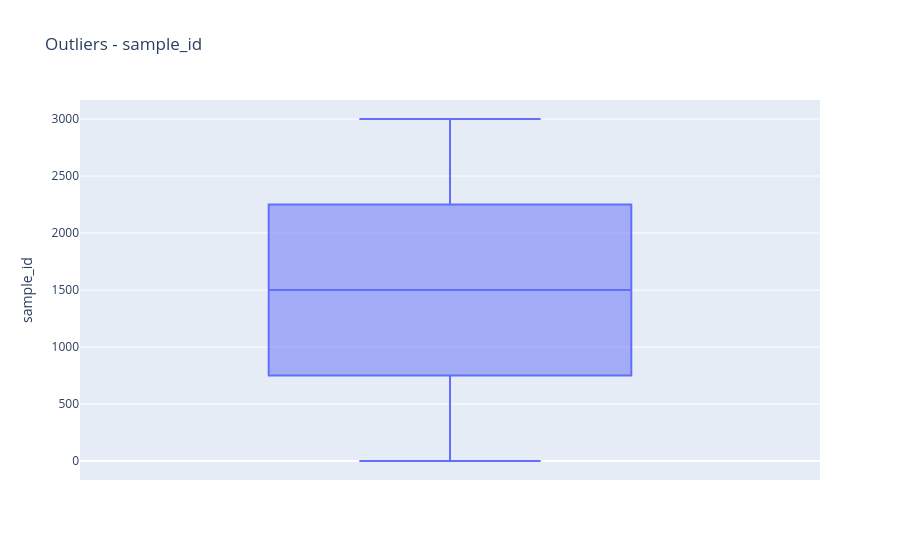
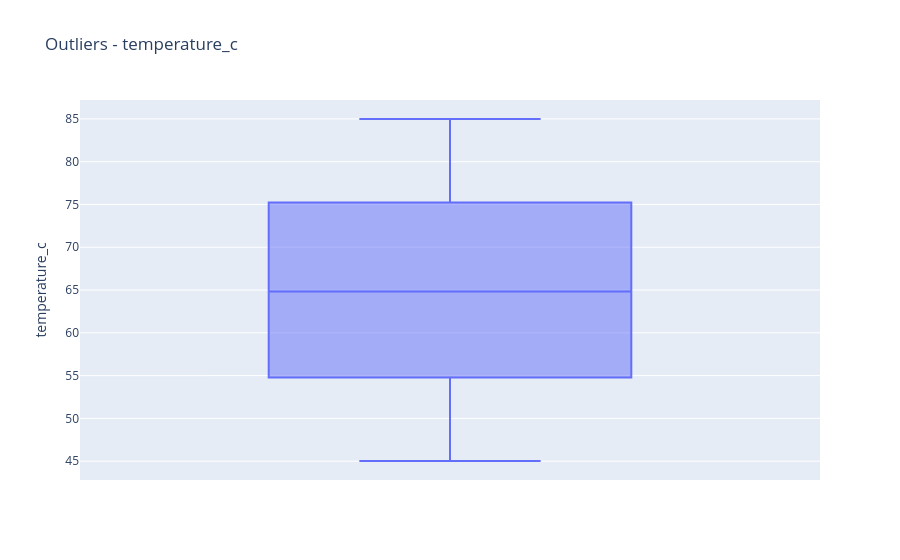
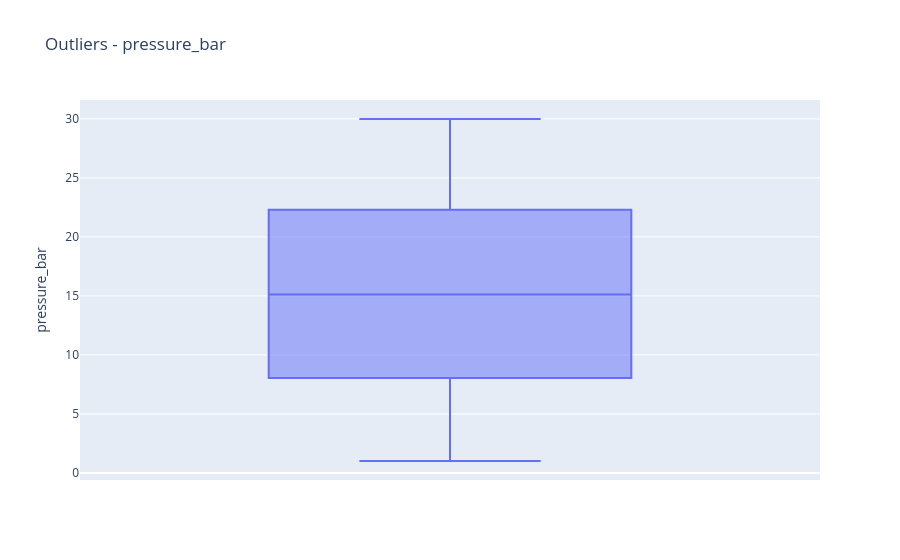
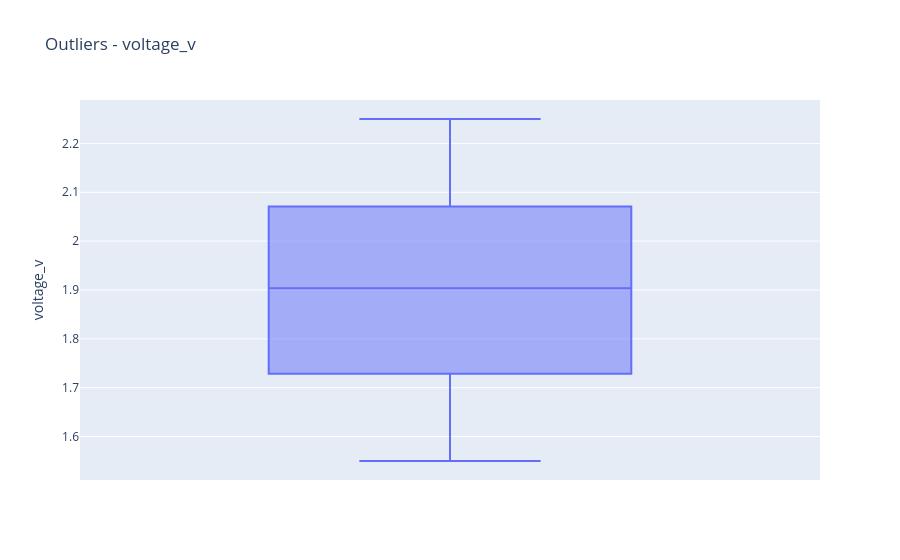

Notebook source saved alongside these figures, in order:
### Code cell
for col in num_cols:

    fig = px.box(
        df,
        y=col,
        title=f"Outliers - {col}"
    )

    fig.show()

### Figure 1 — Plotly figure (JSON) as saved in the notebook; plotly's stock layout.template omitted (floating-point values rounded to 4 significant figures; data arrays with more than 128 entries replaced by an {"elided": "..."} marker saying what was removed)
{"data": [{"alignmentgroup": "True", "hovertemplate": "sample_id=%{y}<extra></extra>", "legendgroup": "", "marker": {"color": "#636efa"}, "name": "", "notched": false, "offsetgroup": "", "orientation": "v", "showlegend": false, "type": "box", "x0": " ", "xaxis": "x", "y": {"elided": "3000 int values"}, "y0": " ", "yaxis": "y"}], "layout": {"boxmode": "group", "legend": {"tracegroupgap": 0}, "title": {"text": "Outliers - sample_id"}, "xaxis": {"anchor": "y", "domain": [0, 1]}, "yaxis": {"anchor": "x", "domain": [0, 1], "title": {"text": "sample_id"}}}}

### Figure 2 — Plotly figure (JSON) as saved in the notebook; plotly's stock layout.template omitted (floating-point values rounded to 4 significant figures; data arrays with more than 128 entries replaced by an {"elided": "..."} marker saying what was removed)
{"data": [{"alignmentgroup": "True", "hovertemplate": "temperature_c=%{y}<extra></extra>", "legendgroup": "", "marker": {"color": "#636efa"}, "name": "", "notched": false, "offsetgroup": "", "orientation": "v", "showlegend": false, "type": "box", "x0": " ", "xaxis": "x", "y": {"elided": "3000 float values"}, "y0": " ", "yaxis": "y"}], "layout": {"boxmode": "group", "legend": {"tracegroupgap": 0}, "title": {"text": "Outliers - temperature_c"}, "xaxis": {"anchor": "y", "domain": [0, 1]}, "yaxis": {"anchor": "x", "domain": [0, 1], "title": {"text": "temperature_c"}}}}

### Figure 3 — Plotly figure (JSON) as saved in the notebook; plotly's stock layout.template omitted (floating-point values rounded to 4 significant figures; data arrays with more than 128 entries replaced by an {"elided": "..."} marker saying what was removed)
{"data": [{"alignmentgroup": "True", "hovertemplate": "pressure_bar=%{y}<extra></extra>", "legendgroup": "", "marker": {"color": "#636efa"}, "name": "", "notched": false, "offsetgroup": "", "orientation": "v", "showlegend": false, "type": "box", "x0": " ", "xaxis": "x", "y": {"elided": "3000 float values"}, "y0": " ", "yaxis": "y"}], "layout": {"boxmode": "group", "legend": {"tracegroupgap": 0}, "title": {"text": "Outliers - pressure_bar"}, "xaxis": {"anchor": "y", "domain": [0, 1]}, "yaxis": {"anchor": "x", "domain": [0, 1], "title": {"text": "pressure_bar"}}}}

### Figure 4 — Plotly figure (JSON) as saved in the notebook; plotly's stock layout.template omitted (floating-point values rounded to 4 significant figures; data arrays with more than 128 entries replaced by an {"elided": "..."} marker saying what was removed)
{"data": [{"alignmentgroup": "True", "hovertemplate": "voltage_v=%{y}<extra></extra>", "legendgroup": "", "marker": {"color": "#636efa"}, "name": "", "notched": false, "offsetgroup": "", "orientation": "v", "showlegend": false, "type": "box", "x0": " ", "xaxis": "x", "y": {"elided": "3000 float values"}, "y0": " ", "yaxis": "y"}], "layout": {"boxmode": "group", "legend": {"tracegroupgap": 0}, "title": {"text": "Outliers - voltage_v"}, "xaxis": {"anchor": "y", "domain": [0, 1]}, "yaxis": {"anchor": "x", "domain": [0, 1], "title": {"text": "voltage_v"}}}}
